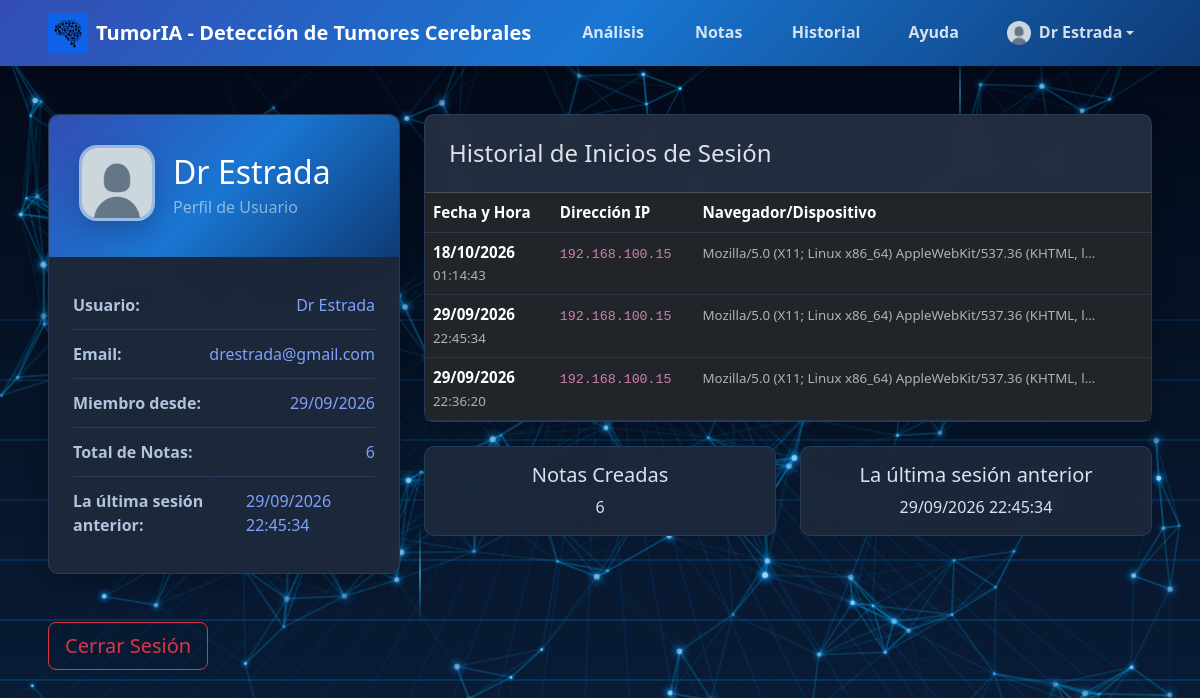
/profile (signed in), run on the app's committed database.
### web/models.py (models this page shows, shortened)
class User(UserMixin, db.Model):
    __tablename__ = 'users'
    id = db.Column(db.Integer, primary_key=True)
    username = db.Column(db.String(80), unique=True, nullable=False, index=True)
    email = db.Column(db.String(120), unique=True, nullable=False, index=True)
    password_hash = db.Column(db.String(255), nullable=False)
    created_at = db.Column(db.DateTime, default=datetime.utcnow)
    profile_image = db.deferred(db.Column(db.LargeBinary, nullable=True))
    profile_image_mime = db.Column(db.String(64), nullable=True)
    profile_image_updated_at = db.Column(db.DateTime, nullable=True)
    login_history = db.relationship('LoginHistory', backref='user', lazy=True, cascade='all, delete-orphan')
    notes = db.relationship('Note', backref='user', lazy=True, cascade='all, delete-orphan')
    @property
    def has_profile_image(self):
        return bool(self.profile_image_mime and self.profile_image_updated_at)

class LoginHistory(db.Model):
    __tablename__ = 'login_history'
    id = db.Column(db.Integer, primary_key=True)
    user_id = db.Column(db.Integer, db.ForeignKey('users.id'), nullable=False, index=True)
    login_date = db.Column(db.DateTime, default=datetime.utcnow)
    ip_address = db.Column(db.String(45))  # Soporta IPv4 e IPv6
    user_agent = db.Column(db.String(255))

### web/app.py (the view)
@app.route("/profile", methods=["GET"])
@login_required
def profile():
    login_history = LoginHistory.query.filter_by(user_id=current_user.id).order_by(LoginHistory.login_date.desc()).all()
    return render_template("profile.html", login_history=login_history)

### web/app.py (called while the page is built)
@login_manager.user_loader
def load_user(user_id):
    return User.query.get(int(user_id))

@app.context_processor
def inject_avatar_helpers():
    def user_avatar_url(user=None):
        user = user or current_user
        if (
            getattr(user, "is_authenticated", False)
            and getattr(user, "has_profile_image", False)
        ):
            version = ""
            if getattr(user, "profile_image_updated_at", None):
                version = user.profile_image_updated_at.strftime("%Y%m%d%H%M%S")
            return url_for("serve_profile_avatar", user_id=user.id, v=version)
        return url_for("static", filename="images/pfp-default/Default-pfp-tumoria.png")
    return {"user_avatar_url": user_avatar_url}

### templates/profile.html (shortened to what this page needs)
<!DOCTYPE html>
<html lang="es" data-bs-theme="dark">
<head>
  <link rel="stylesheet" href="{{ url_for('static', filename='vendor/bootstrap/bootstrap.min.css') }}">
  <link rel="stylesheet" href="{{ url_for('static', filename='styles.css') }}" />
</head>
<body>
  <nav class="navbar navbar-expand-lg navbar-dark navbar-custom">
    <div class="container-fluid px-3 px-md-5">
      <a class="navbar-brand fw-bold d-flex align-items-center" href="{{ url_for('main_menu') }}">
        <img src="{{ url_for('static', filename='images/icon/Icono-TumorIA.jpg') }}" alt="TumorIA Logo" height="40" class="me-2">
        TumorIA - Detección de Tumores Cerebrales
      </a>
      <div class="collapse navbar-collapse" id="navbarNav">
        <ul class="navbar-nav ms-auto">
          <li class="nav-item">
            <a class="nav-link" href="{{ url_for('main_menu') }}">Análisis</a>
          </li>
          <li class="nav-item">
            <a class="nav-link" href="{{ url_for('notes') }}">Notas</a>
          </li>
          <li class="nav-item">
            <a class="nav-link" href="{{ url_for('patient_history') }}">Historial</a>
          </li>
          <li class="nav-item">
            <a class="nav-link" href="{{ url_for('help_page') }}">Ayuda</a>
          </li>
          <li class="nav-item dropdown">
            <a class="nav-link dropdown-toggle d-flex align-items-center" href="#" id="profileDropdown" role="button" data-bs-toggle="dropdown">
              <img src="{{ user_avatar_url() }}" alt="Perfil de {{ current_user.username }}" height="24" width="24" class="me-2 rounded-circle object-fit-cover">
              {{ current_user.username }}
            </a>
          </li>
        </ul>
      </div>
    </div>
  </nav>
  <div class="container-fluid px-3 px-md-5 py-5">
    <div class="row">
      <div class="col-lg-4 mb-4">
        <div class="card profile-card">
          <div class="profile-header">
            <div class="profile-header-content">
              <form
                id="avatar-form"
                action="{{ url_for('upload_profile_avatar') }}"
                method="post"
                enctype="multipart/form-data"
              >
                <button
                  type="button"
                  class="profile-avatar-button"
                  id="avatar-trigger"
                  title="Cambiar foto de perfil"
                  aria-label="Cambiar foto de perfil"
                >
                  <img
                    class="profile-avatar"
                    id="profile-avatar-img"
                    src="{{ user_avatar_url() }}"
                    alt="Perfil de {{ current_user.username }}"
                  />
                </button>
              </form>
              <div class="profile-name-block">
                <h2 class="mb-1">{{ current_user.username }}</h2>
                <p class="mb-0 text-white-50">Perfil de Usuario</p>
              </div>
            </div>
          </div>
          <div class="card-body p-4">
            <div class="info-item">
              <span class="info-label">Usuario:</span>
              <span class="info-value">{{ current_user.username }}</span>
            </div>
            <div class="info-item">
              <span class="info-label">Email:</span>
              <span class="info-value break-all">{{ current_user.email }}</span>
            </div>
            <div class="info-item">
              <span class="info-label">Miembro desde:</span>
              <span class="info-value">{{ current_user.created_at.strftime('%d/%m/%Y') }}</span>
            </div>
            <div class="info-item">
              <span class="info-label">Total de Notas:</span>
              <span class="info-value">{{ current_user.notes|length }}</span>
            </div>
            <div class="info-item">
              <span class="info-label">La última sesión anterior:</span>
              <span class="info-value">
                {% if login_history and login_history|length > 1 %}
                  {{ login_history[1].login_date.strftime('%d/%m/%Y %H:%M:%S') }}
                {% else %}
                  N/A
                {% endif %}
              </span>
            </div>
          </div>
        </div>
      </div>
      <div class="col-lg-8">
        <div class="card profile-card">
          <div class="card-header border-bottom p-4">
            <h4 class="mb-0">Historial de Inicios de Sesión</h4>
          </div>
          <div class="card-body p-0">
            {% if login_history %}
              <div class="table-responsive">
                <table class="table table-hover mb-0 login-history-table">
                  <thead>
                    <tr>
                      <th>Fecha y Hora</th>
                      <th>Dirección IP</th>
                      <th>Navegador/Dispositivo</th>
                    </tr>
                  </thead>
                  <tbody>
                    {% for login in login_history %}
                      <tr>
                        <td>
                          <strong>{{ login.login_date.strftime('%d/%m/%Y') }}</strong>
                          <br>
                          <small class="text-muted">{{ login.login_date.strftime('%H:%M:%S') }}</small>
                        </td>
                        <td>
                          <code>{{ login.ip_address or 'N/A' }}</code>
                        </td>
                        <td>
                          <small class="text-muted">
                            {{ login.user_agent[:60] if login.user_agent else 'N/A' }}{% if login.user_agent and login.user_agent|length > 60 %}...{% endif %}
                          </small>
                        </td>
                      </tr>
                    {% endfor %}
                  </tbody>
                </table>
              </div>
            {% else %}
              <div class="text-center py-5">
                <p class="text-muted">No hay registro de inicios de sesión anteriores.</p>
              </div>
            {% endif %}
          </div>
        </div>
        <div class="row mt-4">
          <div class="col-md-6">
            <div class="card profile-stat-card">
              <div class="card-body text-center">
                <h5>Notas Creadas</h5>
                <p class="mb-0 stat-value">{{ current_user.notes|length }}</p>
              </div>
            </div>
          </div>
          <div class="col-md-6">
            <div class="card profile-stat-card">
              <div class="card-body text-center">
                <h5>La última sesión anterior</h5>
                <p class="mb-0 stat-value">
                  {% if login_history and login_history|length > 1 %}
                    {{ login_history[1].login_date.strftime('%d/%m/%Y %H:%M:%S') }}
                  {% else %}
                    N/A
                  {% endif %}
                </p>
              </div>
            </div>
          </div>
        </div>
      </div>
    </div>
    <div class="row mt-4">
      <div class="col-12">
        <a href="{{ url_for('logout') }}" class="btn btn-outline-danger btn-lg">
          Cerrar Sesión
        </a>
      </div>
    </div>
  </div>

### static/styles.css (style rules this page uses)
html, body { -webkit-text-size-adjust: 100%; text-size-adjust: 100%; overflow-x: hidden; margin: 0; }
html { overflow-y: scroll; }
.card { background: rgba(30, 41, 59, 0.85) !important; -webkit-backdrop-filter: blur(10px); backdrop-filter: blur(10px); border: 1px solid rgba(100, 180, 255, 0.15) !important; }
.break-all { word-break: break-all; }
.navbar-custom { --navbar-link-min-width: 100px; --navbar-dropdown-min-width: 150px; }
.navbar-custom .navbar-nav { align-items: center; gap: 0.35rem; }
.navbar-custom .navbar-nav .nav-item { display: flex; align-items: center; }
.navbar-custom .navbar-nav .nav-link, .navbar-custom .navbar-nav .dropdown-toggle { display: inline-flex; align-items: center; justify-content: center; min-width: var(--navbar-link-min-width); min-height: 42px; padding: 0.55rem 1.1rem; margin: 0; border-radius: 0.75rem; font-weight: 600; line-height: 1.2; transition: color 0.2s ease, background-color 0.2s ease, transform 0.2s ease; }
.navbar-custom .navbar-nav .dropdown-toggle { min-width: var(--navbar-dropdown-min-width); }
.navbar-custom .navbar-nav .nav-link { color: rgba(255, 255, 255, 0.82); }

### templates/profile.html (style rules this page uses)
.navbar-custom { background: linear-gradient(135deg, #334db3 0%, #1976d2 50%, #0e3a76 100%); box-shadow: 0 2px 10px rgba(0, 0, 0, 0.2); }
.profile-card { border: none; border-radius: 10px; box-shadow: 0 10px 25px rgba(0, 0, 0, 0.2); background: rgba(30, 41, 59, 0.95) !important; }
.profile-header { background: linear-gradient(135deg, #334db3 0%, #1976d2 50%, #0e3a76 100%); color: white; padding: 30px; border-radius: 10px 10px 0 0; }
.profile-header-content { display: flex; align-items: center; gap: 18px; text-align: left; }
.profile-avatar-button { position: relative; display: inline-block; padding: 0; border: none; background: transparent; cursor: pointer; flex-shrink: 0; border-radius: 18px; }
.profile-avatar { width: 76px; height: 76px; border-radius: 18px; object-fit: cover; border: 3px solid rgba(255, 255, 255, 0.5); box-shadow: 0 10px 24px rgba(0, 0, 0, 0.18); background: rgba(255, 255, 255, 0.08); display: block; }
.profile-name-block { display: flex; flex-direction: column; justify-content: center; }
.info-item { display: flex; justify-content: space-between; padding: 12px 0; border-bottom: 1px solid rgba(100, 180, 255, 0.15); }
.info-item:last-child { border-bottom: none; }
.info-label { color: #b0c4de; font-weight: 600; }
.info-value { color: #7ea2ff; font-weight: 500; }
.login-history-table { font-size: 0.95rem; color: #d8e2f0; }
.login-history-table thead th { border-color: rgba(100, 180, 255, 0.15) !important; }
.login-history-table td, .login-history-table th { border-color: rgba(100, 180, 255, 0.12) !important; }
.login-history-table code { color: #d27fae; }
.profile-stat-card { background: rgba(30, 41, 59, 0.92) !important; color: #e8eef8; border: 1px solid rgba(100, 180, 255, 0.15) !important; border-radius: 10px; }
.profile-stat-card h5 { color: #d8e2f0; }
.stat-value { color: #d8e2f0; font-size: 1rem; font-weight: 500; margin-top: 0.25rem; word-break: break-word; }

### data on the page
User: username "Dr Estrada", email "drestrada@gmail.com", created_at "29/09/2026"
LoginHistory: login_date "29/09/2026 22:45:34", login_date "29/09/2026", login_date "22:45:34", ip_address "192.168.100.15", user_agent "Mozilla/5.0 (X11; Linux x86_64) AppleWebKit/537.36 (KHTML, l"
LoginHistory: login_date "18/10/2026", login_date "01:14:43", ip_address "192.168.100.15", user_agent "Mozilla/5.0 (X11; Linux x86_64) AppleWebKit/537.36 (KHTML, l"
LoginHistory: login_date "29/09/2026", login_date "22:36:20", ip_address "192.168.100.15", user_agent "Mozilla/5.0 (X11; Linux x86_64) AppleWebKit/537.36 (KHTML, l"

### other printed values
{{ current_user.notes|length }} "6"
